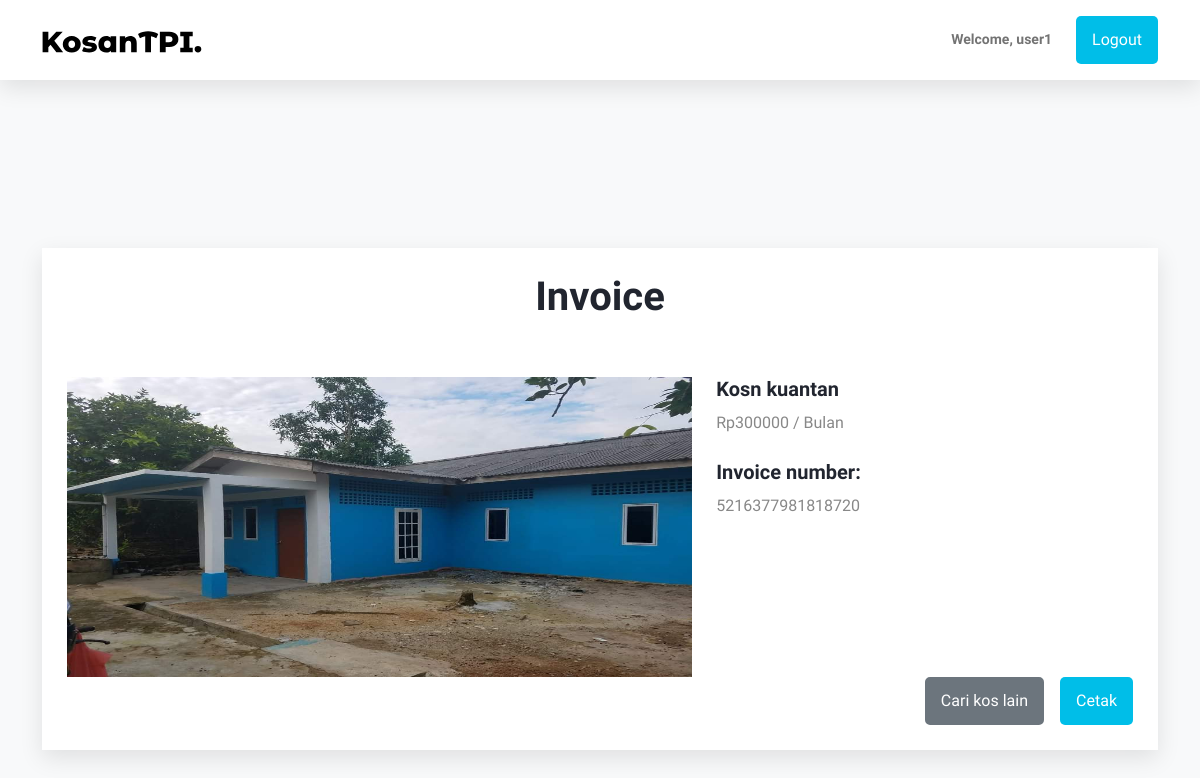
The page /invoice.php?id=3 (signed in) on the database its author committed.
### tables this page shows
CREATE TABLE `products` (
  `id` int(11) NOT NULL,
  `name` varchar(200) NOT NULL,
  `desc` text NOT NULL,
  `price` float NOT NULL,
  `img` text NOT NULL,
  `date_added` datetime NOT NULL DEFAULT current_timestamp(),
  `fasilitas` text NOT NULL
);

### invoice.php (the view, shortened to what this page needs)
<?php
@include 'config.php';
?>
<!DOCTYPE html>
<html lang="en">
<head>
    <link rel="stylesheet" href="css/bootstrap.min.css">
    <link rel="stylesheet" href="css/boxicons.min.css">
    <link rel="stylesheet" href="https://cdnjs.cloudflare.com/ajax/libs/animate.css/4.1.1/animate.min.css" />
    <link rel="stylesheet" href="css/style.css">
</head>
<body>
    <nav class="navbar navbar-expand-lg py-3 sticky-top navbar-light bg-white d-flex justify-content-around">
        <div class="container">
            <a class="navbar-brand" href="#">
                <img class="logo" src="img/KosanTPI-Dark.svg" alt="">
            </a>
            <div class="collapse navbar-collapse" id="navbarNav">
                <ul class="navbar-nav ms-auto">
                    <li class="nav-item">
                        <a class="nav-link" href="user_profile.php"><span>Welcome,
                                <?php echo $_SESSION['user_name'] ?>
                            </span>
                        </a>
                    </li>
                </ul>
                <button class="btn btn_blue ms-lg-3" onclick="document.location='logout.php'">Logout</button>
            </div>
        </div>
    </nav>
    <section id="product" class="bg-light">
        <div class="container">
            <?php
            $id = $_GET['id'];
            $sql = "SELECT * FROM products WHERE id ='$id'";
            $gotResuslts = mysqli_query($conn, $sql);
            if ($gotResuslts) {
                if (mysqli_num_rows($gotResuslts) > 0) {
                    while ($row = mysqli_fetch_array($gotResuslts)) {
            ?>
                        <div class="row g-4">
                            <div class="col">
                                <div class="products-post card-effect d-flex flex-column">
                                    <div class="col-md-9 mx-auto text-center mb-5">
                                        <h1>Invoice</h1>
                                    </div>
                                    <div id="printableArea" class="d-flex gap-4 align-it">
                                        <div style="flex:0.6;">
                                            <img src="uploads/<?php echo $row['img'] ?>" alt="" style="width: 100%; height:300px">
                                        </div>
                                        <div style="flex:0.4;">
                                            <h5><a href="#"><?php echo $row['name'] ?></a></h5>
                                            <p>Rp<?php echo $row['price'] ?> / Bulan</p>
                                            <h5 class="mt-4"><a href="#">Invoice number: </a></h5>
                                            <p><?php
                                                function generatenumber($limit)
                                                {
                                                    $code = '';
                                                    for ($i = 0; $i < $limit; $i++) {
                                                        $code .= mt_rand(0, 9);
                                                    }
                                                    return $code;
                                                }
                                                echo generatenumber(16);
                                                ?></p>
                                        </div>
                                    </div>
                                    <div class="d-flex justify-content-end gap-3">
                                        <button class="btn btn-secondary" onclick="document.location='user_page.php'">Cari kos lain</button>
                                        <button class="btn btn_blue" onclick="printDiv('printableArea')">Cetak</button>
                                    </div>
                                </div>
                            </div>
                        </div>
            <?php
                    }
                }
            }
            ?>
        </div>
    </section>
</body>
</html>

### css/style.css (style rules this page uses)
:root { --blue: #00BEE8; --dark: #21252f; --body: #888; --white: #ffffff; --box-shadow: 0 8px 22px rgba(0, 0, 0, 0.1); }
html { scroll-behavior: smooth; }
body { font-family: "Sora", sans-serif; line-height: 1.7; color: var(--body); }
h1, h2, h3, h4, h5, h6, .display-4 { color: var(--dark); font-weight: 700; }
a { color: var(--dark); text-decoration: none; }
img { width: 100%; }
.navbar { box-shadow: var(--box-shadow); }
.logo { width: 160px; }
.navbar .nav-link { font-size: 14px; font-weight: 700; }
.btn { padding: 10px 14px; border-width: 2px; border-radius: 5px; }
.btn_blue { background-color: #00BEE8; color: var(--white); }
section { padding-top: 120px; padding-bottom: 120px; }
.card-effect { box-shadow: var(--box-shadow); background-color: var(--white); padding: 25px; transition: all 0.35s ease; }
.products-post img { height: 240px; }

### rows shown on the page
products: img (picture), name "Kosn kuantan", price "300000", generatenumber "5216377981818720"

### other values the page prints
$_SESSION['user_name'] "user1"
